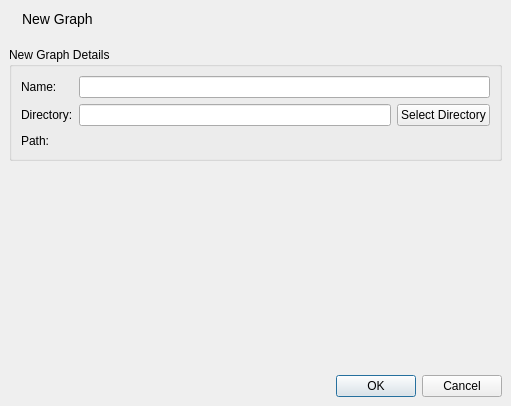
<?xml version="1.0" encoding="UTF-8"?>
<ui version="4.0">
 <class>NewGraphDialog</class>
 <widget class="QDialog" name="NewGraphDialog">
  <property name="geometry">
   <rect>
    <x>0</x>
    <y>0</y>
    <width>511</width>
    <height>406</height>
   </rect>
  </property>
  <property name="windowTitle">
   <string>Dialog</string>
  </property>
  <layout class="QVBoxLayout" name="verticalLayout_2">
   <property name="spacing">
    <number>0</number>
   </property>
   <property name="leftMargin">
    <number>0</number>
   </property>
   <property name="topMargin">
    <number>0</number>
   </property>
   <property name="rightMargin">
    <number>0</number>
   </property>
   <property name="bottomMargin">
    <number>0</number>
   </property>
   <item>
    <widget class="QWidget" name="titleWidget" native="true">
     <layout class="QHBoxLayout" name="horizontalLayout_3">
      <item>
       <widget class="QLabel" name="label_2">
        <property name="text">
         <string/>
        </property>
        <property name="pixmap">
         <pixmap resource="icons.qrc">:/icons/graph_add.png</pixmap>
        </property>
       </widget>
      </item>
      <item>
       <widget class="QLabel" name="title_2">
        <property name="styleSheet">
         <string notr="true">QLabel { font-size: 14px; }</string>
        </property>
        <property name="text">
         <string>New Graph</string>
        </property>
       </widget>
      </item>
      <item>
       <spacer name="horizontalSpacer_2">
        <property name="orientation">
         <enum>Qt::Horizontal</enum>
        </property>
        <property name="sizeHint" stdset="0">
         <size>
          <width>159</width>
          <height>20</height>
         </size>
        </property>
       </spacer>
      </item>
     </layout>
    </widget>
   </item>
   <item>
    <widget class="QWidget" name="dialogMainWidget" native="true">
     <layout class="QVBoxLayout" name="verticalLayout">
      <item>
       <widget class="QGroupBox" name="graphDetailsGroup">
        <property name="title">
         <string>New Graph Details</string>
        </property>
        <layout class="QFormLayout" name="formLayout">
         <property name="fieldGrowthPolicy">
          <enum>QFormLayout::AllNonFixedFieldsGrow</enum>
         </property>
         <item row="1" column="0">
          <widget class="QLabel" name="graphNameLabel">
           <property name="text">
            <string>Name:</string>
           </property>
          </widget>
         </item>
         <item row="1" column="1">
          <widget class="QLineEdit" name="graphNameEdit"/>
         </item>
         <item row="3" column="0">
          <widget class="QLabel" name="graphDirLabel">
           <property name="text">
            <string>Directory:</string>
           </property>
          </widget>
         </item>
         <item row="3" column="1">
          <layout class="QHBoxLayout" name="graphDirLayout">
           <item>
            <widget class="QLineEdit" name="graphDirEdit"/>
           </item>
           <item>
            <widget class="QPushButton" name="graphDirButton">
             <property name="text">
              <string>Select Directory</string>
             </property>
            </widget>
           </item>
          </layout>
         </item>
         <item row="5" column="0">
          <widget class="QLabel" name="graphPathLabel">
           <property name="text">
            <string>Path:</string>
           </property>
          </widget>
         </item>
         <item row="5" column="1">
          <widget class="QLabel" name="graphPath">
           <property name="font">
            <font>
             <pointsize>11</pointsize>
            </font>
           </property>
           <property name="text">
            <string/>
           </property>
          </widget>
         </item>
        </layout>
       </widget>
      </item>
      <item>
       <spacer name="verticalSpacer">
        <property name="orientation">
         <enum>Qt::Vertical</enum>
        </property>
        <property name="sizeHint" stdset="0">
         <size>
          <width>20</width>
          <height>105</height>
         </size>
        </property>
       </spacer>
      </item>
     </layout>
    </widget>
   </item>
   <item>
    <widget class="QWidget" name="buttons" native="true">
     <layout class="QHBoxLayout" name="horizontalLayout">
      <item>
       <widget class="QDialogButtonBox" name="buttonBox">
        <property name="standardButtons">
         <set>QDialogButtonBox::Cancel|QDialogButtonBox::Ok</set>
        </property>
       </widget>
      </item>
     </layout>
    </widget>
   </item>
  </layout>
 </widget>
 <resources>
  <include location="icons.qrc"/>
 </resources>
 <connections>
  <connection>
   <sender>buttonBox</sender>
   <signal>accepted()</signal>
   <receiver>NewGraphDialog</receiver>
   <slot>accept()</slot>
   <hints>
    <hint type="sourcelabel">
     <x>463</x>
     <y>385</y>
    </hint>
    <hint type="destinationlabel">
     <x>466</x>
     <y>451</y>
    </hint>
   </hints>
  </connection>
  <connection>
   <sender>buttonBox</sender>
   <signal>rejected()</signal>
   <receiver>NewGraphDialog</receiver>
   <slot>reject()</slot>
   <hints>
    <hint type="sourcelabel">
     <x>381</x>
     <y>386</y>
    </hint>
    <hint type="destinationlabel">
     <x>389</x>
     <y>449</y>
    </hint>
   </hints>
  </connection>
  <connection>
   <sender>graphNameEdit</sender>
   <signal>textEdited(QString)</signal>
   <receiver>NewGraphDialog</receiver>
   <slot>nameChanged(QString)</slot>
   <hints>
    <hint type="sourcelabel">
     <x>305</x>
     <y>141</y>
    </hint>
    <hint type="destinationlabel">
     <x>552</x>
     <y>162</y>
    </hint>
   </hints>
  </connection>
  <connection>
   <sender>graphDirEdit</sender>
   <signal>textEdited(QString)</signal>
   <receiver>NewGraphDialog</receiver>
   <slot>dirChanged(QString)</slot>
   <hints>
    <hint type="sourcelabel">
     <x>305</x>
     <y>188</y>
    </hint>
    <hint type="destinationlabel">
     <x>545</x>
     <y>219</y>
    </hint>
   </hints>
  </connection>
  <connection>
   <sender>graphDirButton</sender>
   <signal>pressed()</signal>
   <receiver>NewGraphDialog</receiver>
   <slot>selectDir()</slot>
   <hints>
    <hint type="sourcelabel">
     <x>409</x>
     <y>187</y>
    </hint>
    <hint type="destinationlabel">
     <x>532</x>
     <y>209</y>
    </hint>
   </hints>
  </connection>
 </connections>
 <slots>
  <slot>typeChanged(QString)</slot>
  <slot>nameChanged(QString)</slot>
  <slot>dirChanged(QString)</slot>
  <slot>selectDir()</slot>
 </slots>
</ui>
